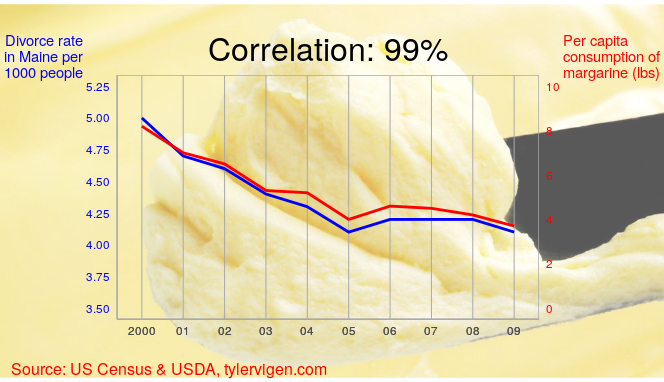

This chart was generated by the following R code:
# -- original plot from Spurious Correlations
# http://tylervigen.com/view_correlation?id=1703
library(tidyverse)
library(cowplot)
library(magick)

# library(dslabs)
# data(divorce_margarine)
# data frame has its last row values switched
# See: https://github.com/rafalab/dslabs/issues/5
divorce_margarine <-
  structure(
    list(
      divorce_rate_maine =
        c(
          0.005, 0.0047, 0.0046, 0.0044, 0.0043,
          0.0041, 0.0042, 0.0042, 0.0042, 0.0041
        ),
      margarine_consumption_per_capita =
        c(8.2, 7, 6.5, 5.3, 5.2,
          4, 4.6, 4.5, 4.2, 3.7),
      year = 2000:2009
    ),
    row.names = c(NA, -10L),
    class = "data.frame"
  )

df <- divorce_margarine %>%
  rename(
    divorce = divorce_rate_maine,
    margarine = margarine_consumption_per_capita
  ) %>%
  mutate(
    divorce = divorce * 1000, # rate per thousand
    year = ifelse(year == 2000,
                  "2000",
                  sprintf("%02d", year %% 2000)) %>%
      fct_inorder(ordered = TRUE)
  )

p1 <- ggplot(df, aes(group = 1, x = year, y = divorce)) +
  geom_line(color = "blue", size = 1) +
  scale_y_continuous(limits = c(3.5, 5.25),
                     breaks = seq(3.5, 5.25, .25)) +
  labs(
    x = "",
    y = "Divorce rate\nin Maine per\n1000 people"
  ) +
  theme_minimal() +
  theme(
    plot.margin = unit(c(1, 0.1, 0.1, 0.1), "cm"),
    panel.grid = element_blank(),
    panel.grid.major.x = element_line(color = "darkgrey"),
    axis.line = element_line(color = "darkgrey"),
    axis.title.y = element_text(vjust = 1.2,
                                hjust = 1,
                                angle = 0,
                                color = "blue"),
    axis.text.y = element_text(color = "blue")
  )

p2 <- ggplot(df, aes(group = 1, x = year, y = margarine)) +
  geom_line(color = "red", size = 1) +
  scale_y_continuous(limits = c(0, 10),
                     breaks = seq(0, 10, 2),
                     position = "right") +
  labs(
    title = "Correlation: 99%",
    x = "",
    y = "Per capita\nconsumption of\nmargarine (lbs)",
    caption = "Source: US Census & USDA, tylervigen.com"
  ) +
  theme_minimal() +
  theme(
    plot.margin = unit(c(1, 0.1, 0.1, 0.1), "cm"),
    panel.border = element_rect(color = "darkgrey", fill = NA),
    panel.grid = element_blank(),
    axis.title.y.right = element_text(vjust = 1.2,
                                      hjust = 0,
                                      angle = 0,
                                      color = "red"),
    axis.text.y = element_text(color = "red"),
    plot.title = element_text(size = 24, hjust = 0.5),
    plot.caption = element_text(color = "red",
                                size = 12, hjust = -1)
  )

bg_fname <- here::here(
  "2019-12-09_replicating-plots-in-r",
  "bbc_background_plot.jpg")

download.file(
  url = "https://ichef-1.bbci.co.uk/news/1024/cpsprodpb/18663/production/_95493999_p04z8ltw.jpg",
  destfile = bg_fname
)

bg_img <- bg_fname %>%
  image_read() %>%
  image_colorize(35, "white")

aligned_plots <- align_plots(p1, p2, align="hv", axis="tblr")

ggdraw() +
  draw_image(bg_img) +
  draw_plot(aligned_plots[[1]]) +
  draw_plot(aligned_plots[[2]])
